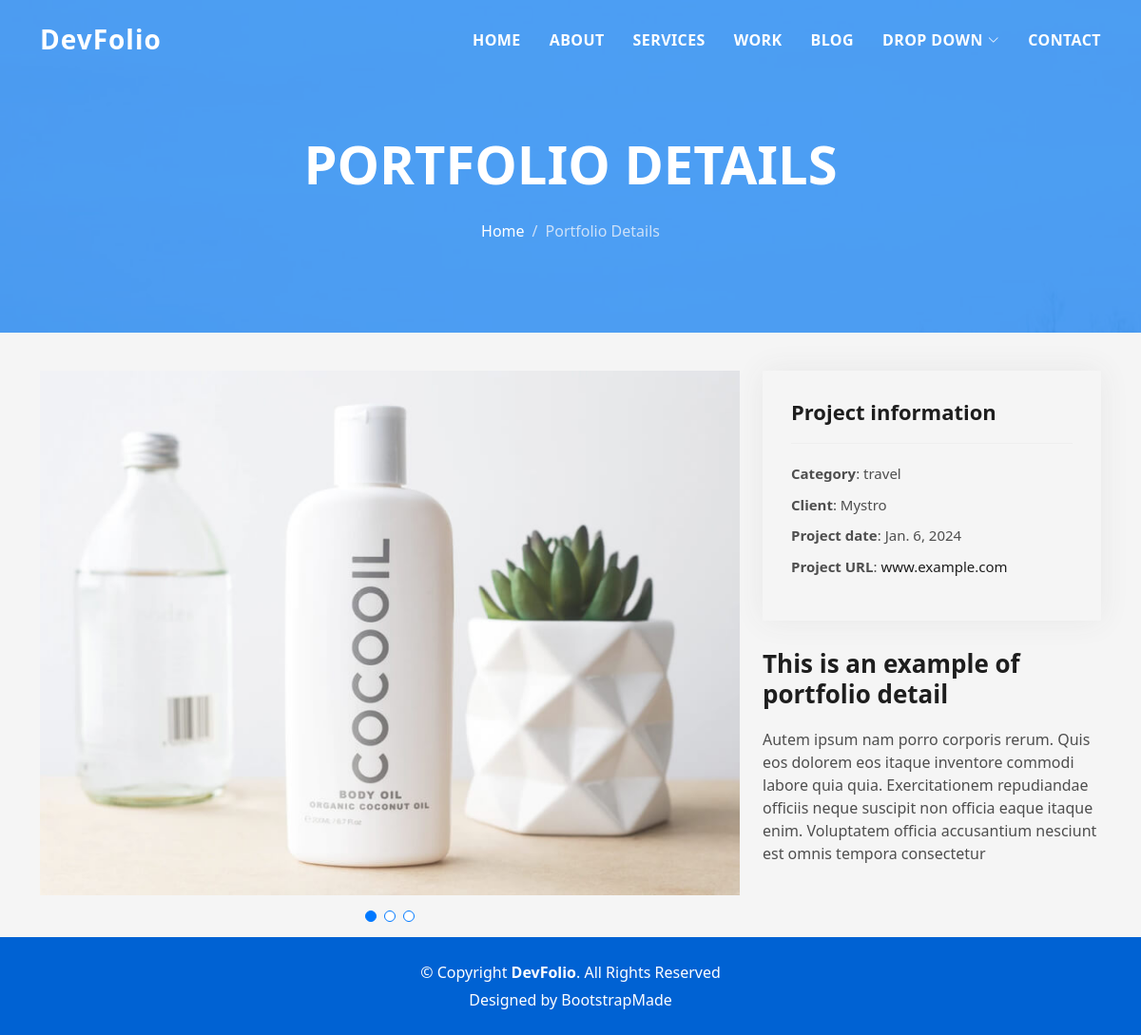
The page /details/1 on the database its author committed.
### home/models.py (models this page shows, shortened)
class Portfoilo(models.Model):
    title = models.CharField(max_length=200)
    image = models.ImageField(upload_to='protfolio/')
    text = models.CharField(max_length=50)
    job = models.CharField(max_length=50)
    date = models.DateField(default=1, null =True,blank=True)
    client = models.CharField(max_length=50)
    subtitle = models.TextField(max_length=10000)

class Cattigory (models.Model):
    name = models.CharField(max_length=20)

### home/views.py (the view)
# urls.py: path('details/<int:id>', detail_portofolio)
def detail_portofolio(request,id):
    port_detail= Portfoilo.objects.get(id=id)
    catigo = Cattigory.objects.get(id=id)
    return render (request,'details.html', {
        'port_detail':port_detail,
        'catigo':catigo,
        })

### home/templates/details.html (shortened to what this page needs)
{% load static %}
<!DOCTYPE html>
<html lang="en">
<head>
  <link href="{% static 'assets/vendor/bootstrap/css/bootstrap.min.css' %}" rel="stylesheet">
  <link href="{% static 'assets/vendor/bootstrap-icons/bootstrap-icons.css' %}" rel="stylesheet">
  <link href="{% static 'assets/vendor/glightbox/css/glightbox.min.css' %}" rel="stylesheet">
  <link href="{% static 'assets/vendor/swiper/swiper-bundle.min.css' %}" rel="stylesheet">
  <link href="{% static 'assets/css/style.css' %}" rel="stylesheet">
</head>
<body>
  <header id="header" class="fixed-top">
    <div class="container d-flex align-items-center justify-content-between">
      <h1 class="logo"><a href="index.html">DevFolio</a></h1>
      <nav id="navbar" class="navbar">
        <ul>
          <li><a class="nav-link scrollto " href="#hero">Home</a></li>
          <li><a class="nav-link scrollto" href="#about">About</a></li>
          <li><a class="nav-link scrollto" href="#services">Services</a></li>
          <li><a class="nav-link scrollto " href="#work">Work</a></li>
          <li><a class="nav-link scrollto " href="#blog">Blog</a></li>
          <li class="dropdown"><a href="#"><span>Drop Down</span> <i class="bi bi-chevron-down"></i></a>
          </li>
          <li><a class="nav-link scrollto" href="#contact">Contact</a></li>
        </ul>
      </nav>
    </div>
  </header>
  <div class="hero hero-single route bg-image" style="background-image: url(assets/img/overlay-bg.jpg)">
    <div class="overlay-mf"></div>
    <div class="hero-content display-table">
      <div class="table-cell">
        <div class="container">
          <h2 class="hero-title mb-4">Portfolio Details</h2>
          <ol class="breadcrumb d-flex justify-content-center">
            <li class="breadcrumb-item">
              <a href="#">Home</a>
            </li>
            <li class="breadcrumb-item active">Portfolio Details</li>
          </ol>
        </div>
      </div>
    </div>
  </div>
  <main id="main">
    <section id="portfolio-details" class="portfolio-details">
      <div class="container">
        <div class="row gy-4">
          <div class="col-lg-8">
            <div class="portfolio-details-slider swiper">
              <div class="swiper-wrapper align-items-center">
                <div class="swiper-slide">
                  <img src="{{port_detail.image.url}}" alt="">
                </div>
              </div>
              <div class="swiper-pagination"></div>
            </div>
          </div>
          <div class="col-lg-4">
            <div class="portfolio-info">
              <h3>Project information</h3>
              <ul>
                <li><strong>Category</strong>: {{catigo.name}}</li>
                <li><strong>Client</strong>: {{port_detail.client}} </li>
                <li><strong>Project date</strong>: {{port_detail.date}}</li>
                <li><strong>Project URL</strong>: <a href="#">www.example.com</a></li>
              </ul>
            </div>
            <div class="portfolio-description">
              <h2>This is an example of portfolio detail</h2>
              <p>
                {{port_detail.subtitle}}
              </p>
            </div>
          </div>
        </div>
      </div>
    </section>
  </main>
  <footer>
    <div class="container">
      <div class="row">
        <div class="col-sm-12">
          <div class="copyright-box">
            <p class="copyright">&copy; Copyright <strong>DevFolio</strong>. All Rights Reserved</p>
            <div class="credits">
              Designed by <a href="https://bootstrapmade.com/">BootstrapMade</a>
            </div>
          </div>
        </div>
      </div>
    </div>
  </footer>
</body>
</html>

### static/assets/css/style.css (style rules this page uses)
body { background-color: #f5f5f5; color: #4e4e4e; }
h1, h2, h3, h4, h5, h6 { color: #1e1e1e; }
a { color: #1e1e1e; text-decoration: none; transition: all 0.5s ease-in-out; }
.bg-image { background-repeat: no-repeat; background-attachment: fixed; background-size: cover; background-position: center center; }
.overlay-mf { background-color: #0078ff; }
.overlay-mf { position: absolute; top: 0; left: 0px; padding: 0; height: 100%; width: 100%; opacity: 0.7; }
.display-table { width: 100%; height: 100%; display: table; }
.table-cell { display: table-cell; vertical-align: middle; }
#header { transition: all 0.5s; z-index: 997; padding: 20px 0; }
#header .logo { font-size: 28px; margin: 0; padding: 0; font-weight: 600; letter-spacing: 1px; }
#header .logo a { color: #fff; }
.navbar { padding: 0; }
.navbar ul { margin: 0; padding: 0; display: flex; list-style: none; align-items: center; }
.navbar li { position: relative; }
.navbar>ul>li { white-space: nowrap; padding: 10px 0 10px 30px; }
.navbar a, .navbar a:focus { display: flex; align-items: center; justify-content: space-between; color: #fff; font-size: 16px; font-weight: 600; padding: 0; white-space: nowrap; transition: 0.3s; letter-spacing: 0.4px; position: relative; text-transform: uppercase; }
.navbar a i, .navbar a:focus i { font-size: 12px; line-height: 0; margin-left: 5px; }
.navbar>ul>li>a:before { content: ""; position: absolute; width: 100%; height: 2px; bottom: -6px; left: 0; width: 0; background-color: #fff; visibility: hidden; transition: all 0.3s ease-in-out 0s; }
.hero { height: 100vh; position: relative; color: #fff; }
.hero .hero-content { text-align: center; position: absolute; }
.hero .hero-title { color: #fff; font-weight: 600; font-size: 3rem; }
@media (min-width: 768px) { .hero .hero-title { font-size: 4.5rem; } }
.hero-single { height: 350px; }
.hero-single .hero-content { margin-top: 30px; }
.hero-single .hero-title { text-transform: uppercase; font-size: 3rem; }
@media (min-width: 768px) { .hero-single .hero-title { font-size: 3.5rem; } }
.hero-single .breadcrumb { background-color: transparent; color: #0078ff; }
.hero-single .breadcrumb .breadcrumb-item:before { color: #cde1f8; }
.hero-single .breadcrumb .breadcrumb-item.active { color: #cde1f8; }
.hero-single .breadcrumb a { color: #fff; }
.portfolio-details { padding-top: 40px; }
.portfolio-details .portfolio-details-slider img { width: 100%; }
.portfolio-details .portfolio-details-slider .swiper-pagination { margin-top: 20px; position: relative; }
.portfolio-details .portfolio-info { padding: 30px; box-shadow: 0px 0 30px rgba(78, 78, 78, 0.08); }
.portfolio-details .portfolio-info h3 { font-size: 22px; font-weight: 700; margin-bottom: 20px; padding-bottom: 20px; border-bottom: 1px solid #eee; }
.portfolio-details .portfolio-info ul { list-style: none; padding: 0; font-size: 15px; }
.portfolio-details .portfolio-info ul li+li { margin-top: 10px; }
.portfolio-details .portfolio-description { padding-top: 30px; }
.portfolio-details .portfolio-description h2 { font-size: 26px; font-weight: 700; margin-bottom: 20px; }
.portfolio-details .portfolio-description p { padding: 0; }
.swiper-pagination { margin-top: 20px; position: relative; }
footer { text-align: center; color: #fff; padding: 25px 0; background: #0062d3; }
footer .copyright { margin-bottom: 0.3rem; }
footer .credits { margin-bottom: 0; }
footer .credits a { color: #fff; }

### rows shown on the page
Portfoilo: image (picture), client "Mystro", date "Jan. 6, 2024", subtitle "Autem ipsum nam porro corporis rerum. Quis eos dolorem eos itaque inventore commodi labore quia quia. Exercitationem repudiandae officiis neque suscipit non officia eaque itaque enim. Voluptatem officia accusantium nesciunt est omnis tempora consectetur"
Cattigory: name "travel"
